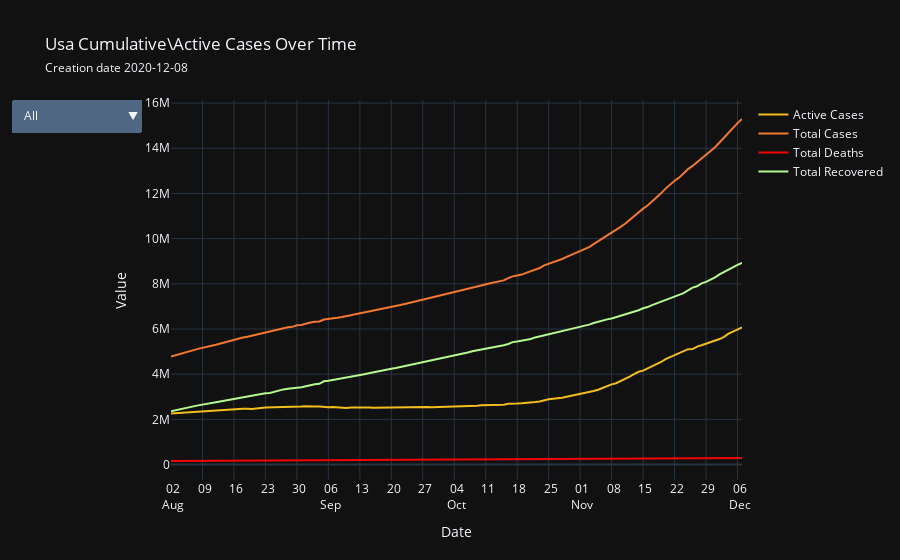

Here is the notebook cell this chart was saved with:
### Markdown cell above
### Part Two - Data Visualization
#### Cumulative data

### Code cell
country.linear_plot(['TotalCases', 'TotalDeaths','TotalRecovered','ActiveCases'],save = True)
